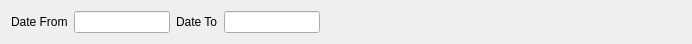
<?xml version="1.0" encoding="UTF-8"?>
<ui version="4.0">
 <class>FCommonFilterByDate</class>
 <widget class="QWidget" name="FCommonFilterByDate">
  <property name="geometry">
   <rect>
    <x>0</x>
    <y>0</y>
    <width>692</width>
    <height>41</height>
   </rect>
  </property>
  <property name="windowTitle">
   <string>Form</string>
  </property>
  <layout class="QHBoxLayout" name="horizontalLayout">
   <item>
    <widget class="QLabel" name="label">
     <property name="text">
      <string>Date From</string>
     </property>
    </widget>
   </item>
   <item>
    <widget class="EDateEdit" name="deFrom">
     <property name="maximumSize">
      <size>
       <width>100</width>
       <height>16777215</height>
      </size>
     </property>
    </widget>
   </item>
   <item>
    <widget class="QLabel" name="label_2">
     <property name="text">
      <string>Date To</string>
     </property>
    </widget>
   </item>
   <item>
    <widget class="EDateEdit" name="deTo">
     <property name="maximumSize">
      <size>
       <width>100</width>
       <height>16777215</height>
      </size>
     </property>
    </widget>
   </item>
   <item>
    <widget class="QWidget" name="wControls" native="true">
     <layout class="QHBoxLayout" name="horizontalLayout_3">
      <property name="leftMargin">
       <number>0</number>
      </property>
      <property name="topMargin">
       <number>0</number>
      </property>
      <property name="rightMargin">
       <number>0</number>
      </property>
      <property name="bottomMargin">
       <number>0</number>
      </property>
      <item>
       <layout class="QHBoxLayout" name="lControls"/>
      </item>
     </layout>
    </widget>
   </item>
   <item>
    <spacer name="horizontalSpacer">
     <property name="orientation">
      <enum>Qt::Horizontal</enum>
     </property>
     <property name="sizeHint" stdset="0">
      <size>
       <width>359</width>
       <height>20</height>
      </size>
     </property>
    </spacer>
   </item>
  </layout>
 </widget>
 <customwidgets>
  <customwidget>
   <class>EDateEdit</class>
   <extends>QLineEdit</extends>
   <header location="global">edateedit.h</header>
  </customwidget>
 </customwidgets>
 <resources/>
 <connections/>
</ui>
